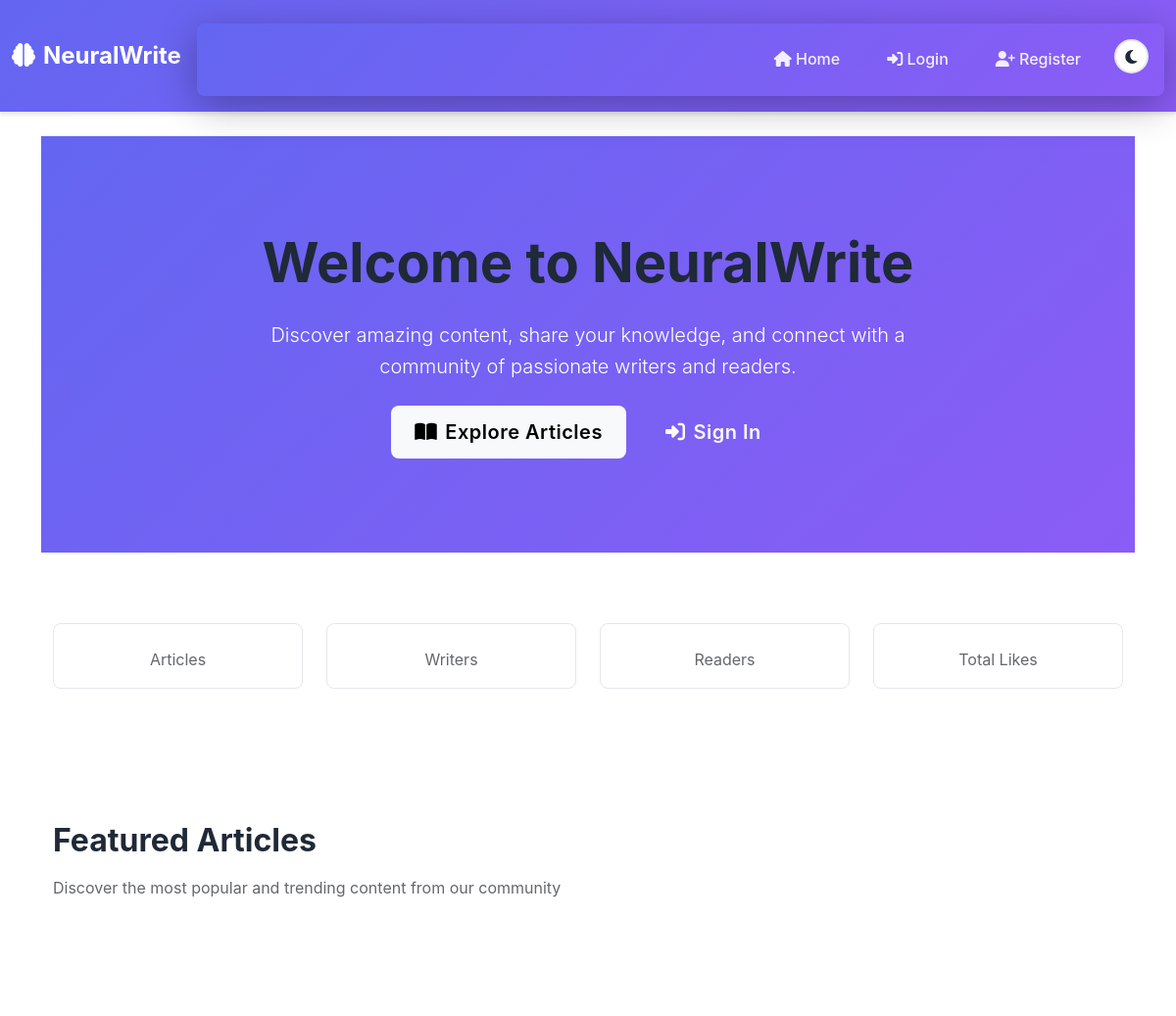
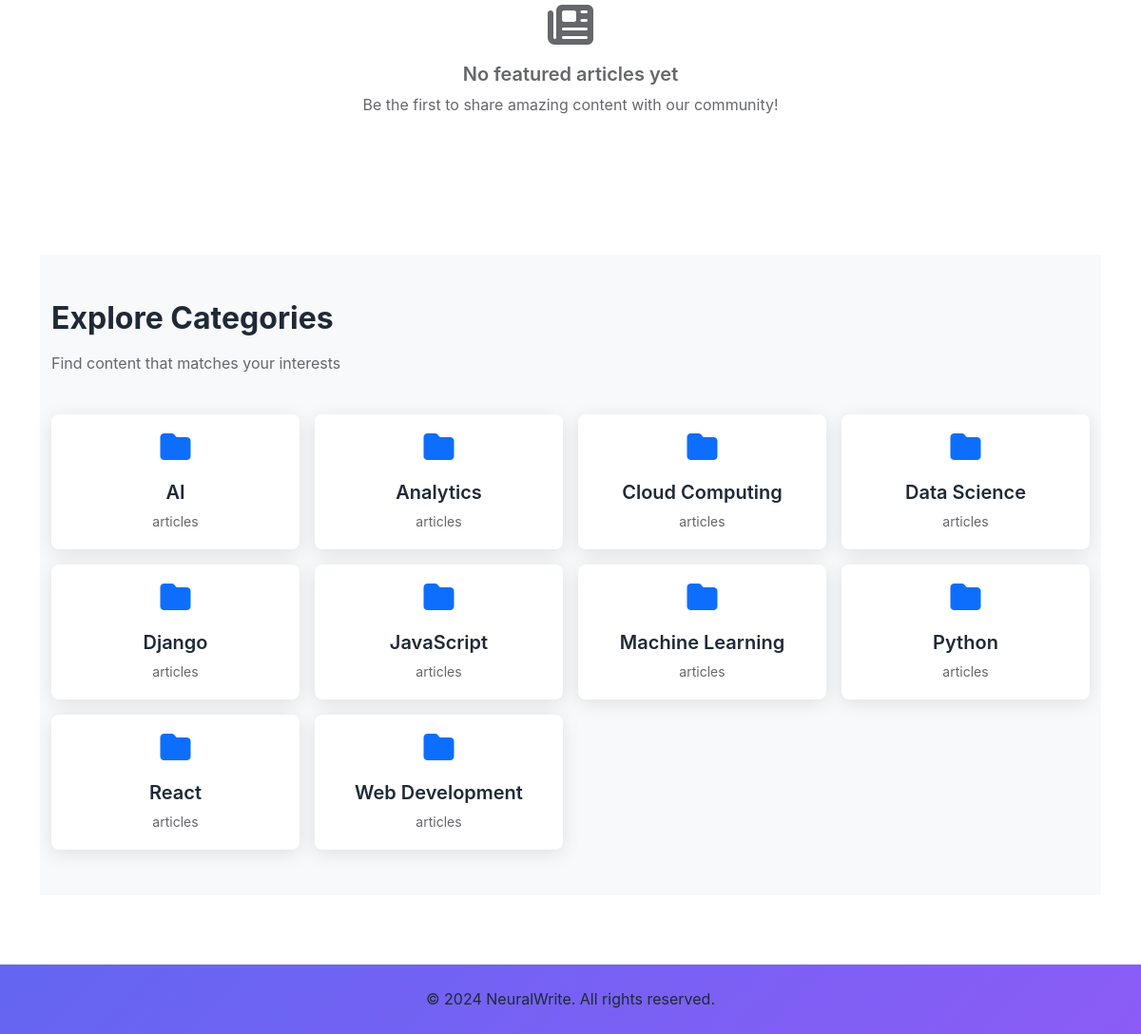
The page / on the database its author committed (2 pictures, top to bottom).
### articles/models.py (models this page shows, shortened)
class Category(models.Model):
    name = models.CharField(max_length=100, unique=True)
    slug = models.SlugField(max_length=100, unique=True, blank=True)
    description = models.TextField(blank=True)
    color = models.CharField(max_length=7, default='#007bff')  # Hex color
    created_at = models.DateTimeField(auto_now_add=True)
    class Meta:
        verbose_name_plural = "Categories"
        ordering = ['name']

### articles/views.py (the view)
# urls.py: path('', views.HomeView.as_view(), name='home'),
class HomeView(ListView):
    model = Article
    template_name = 'articles/home.html'
    context_object_name = 'articles'
    paginate_by = 10
    def get_queryset(self):
        queryset = Article.objects.filter(status='published').select_related('author', 'category').prefetch_related('tags')
        if not self.request.user.is_authenticated:
            queryset = queryset[:3]
        return queryset
    def get_context_data(self, **kwargs):
        context = super().get_context_data(**kwargs)
        context['featured_articles'] = Article.objects.filter(status='published', is_featured=True)[:3]
        context['trending_articles'] = Article.objects.filter(status='published', is_trending=True)[:5]
        context['categories'] = Category.objects.all()
        return context

### templates/articles/home.html (shortened to what this page needs)
{% extends 'base.html' %}
{% load article_filters %}
{% block content %}
<section class="hero-section text-white text-center py-5 mb-5" style="background: linear-gradient(135deg, var(--primary-color), var(--secondary-color));">
    <div class="container py-5">
        <div class="row justify-content-center">
            <div class="col-lg-8">
                <h1 class="display-4 fw-bold mb-4">Welcome to NeuralWrite</h1>
                <p class="lead mb-4">Discover amazing content, share your knowledge, and connect with a community of passionate writers and readers.</p>
                <div class="d-flex gap-3 justify-content-center flex-wrap">
                    <a href="{% url 'article-list' %}" class="btn btn-light btn-lg px-4">
                        <i class="fas fa-book-open me-2"></i>Explore Articles
                    </a>
                    {% if user.is_authenticated %}
                        <a href="{% url 'article-create' %}" class="btn btn-outline-light btn-lg px-4">
                            <i class="fas fa-pen me-2"></i>Write Article
                        </a>
                    {% else %}
                        <a href="{% url 'login' %}" class="btn btn-outline-light btn-lg px-4">
                            <i class="fas fa-sign-in-alt me-2"></i>Sign In
                        </a>
                    {% endif %}
                </div>
            </div>
        </div>
    </div>
</section>
<section class="stats-section py-4 mb-5">
    <div class="container">
        <div class="row text-center">
            <div class="col-md-3 col-6 mb-3">
                <div class="stat-card">
                    <p class="text-muted mb-0">Articles</p>
                </div>
            </div>
            <div class="col-md-3 col-6 mb-3">
                <div class="stat-card">
                    <p class="text-muted mb-0">Writers</p>
                </div>
            </div>
            <div class="col-md-3 col-6 mb-3">
                <div class="stat-card">
                    <p class="text-muted mb-0">Readers</p>
                </div>
            </div>
            <div class="col-md-3 col-6 mb-3">
                <div class="stat-card">
                    <p class="text-muted mb-0">Total Likes</p>
                </div>
            </div>
        </div>
    </div>
</section>
<section class="featured-section py-5">
    <div class="container">
        <div class="row mb-4">
            <div class="col-12">
                <h2 class="fw-bold mb-3">Featured Articles</h2>
                <p class="text-muted">Discover the most popular and trending content from our community</p>
            </div>
        </div>
        <div class="article-grid">
            {% for article in featured_articles %}
            <article class="card article-card h-100">
                {% if article.featured_image %}
                <div class="overflow-hidden" style="height: 200px;">
                    <img src="{{ article.featured_image.url }}" class="card-img-top w-100 h-100 object-fit-cover" alt="{{ article.title }}">
                </div>
                {% endif %}
                <div class="card-body d-flex flex-column">
                    <div class="mb-2">
                        <span class="badge bg-primary me-2">{{ article.category.name }}</span>
                        {% if article.is_featured %}
                        <span class="badge bg-warning text-dark">
                            <i class="fas fa-star me-1"></i>Featured
                        </span>
                        {% endif %}
                    </div>
                    <h3 class="card-title h5 mb-3">
                        {% if user.is_authenticated %}
                        <a href="{{ article.get_absolute_url }}" class="text-decoration-none article-link">
                            {{ article.title|truncatechars:50 }}
                        </a>
                        {% else %}
                        <a href="#" class="text-decoration-none article-link" onclick="event.preventDefault(); showLoginModal();">
                            {{ article.title|truncatechars:50 }}
                        </a>
                        {% endif %}
                    </h3>
                    <p class="card-text text-muted flex-grow-1">
                        {{ article.excerpt|truncatechars:120 }}
                    </p>
                    <div class="d-flex justify-content-between align-items-center mt-auto">
                        <div class="d-flex align-items-center">
                            <img src="{{ article.author.profile.picture.url|default:'/static/images/default-avatar.png' }}"
                                 class="rounded-circle me-2" width="24" height="24" alt="{{ article.author.username }}">
                            <small class="text-muted">{{ article.author.username }}</small>
                        </div>
                        <div class="d-flex align-items-center gap-3">
                            <small class="text-muted">
                                <i class="fas fa-eye me-1"></i>{{ article.views_count }}
                            </small>
                            <small class="text-muted">
                                <i class="fas fa-heart me-1"></i>{{ article.likes_count }}
                            </small>
                        </div>
                    </div>
                </div>
                <div class="card-footer bg-transparent border-0 pt-0">
                    <small class="text-muted">
                        <i class="fas fa-calendar me-1"></i>{{ article.created_at|date:"M d, Y" }}
                        {% if article.reading_time %}
                        <span class="ms-3"><i class="fas fa-clock me-1"></i>{{ article.reading_time }} min read</span>
                        {% endif %}
                    </small>
                </div>
            </article>
            {% empty %}
            <div class="col-12">
                <div class="text-center py-5">
                    <i class="fas fa-newspaper fa-3x text-muted mb-3"></i>
                    <h4 class="text-muted">No featured articles yet</h4>
                    <p class="text-muted">Be the first to share amazing content with our community!</p>
                </div>
            </div>
            {% endfor %}
        </div>
    </div>
</section>
<section class="categories-section py-5 bg-light">
    <div class="container">
        <div class="row mb-4">
            <div class="col-12">
                <h2 class="fw-bold mb-3">Explore Categories</h2>
                <p class="text-muted">Find content that matches your interests</p>
            </div>
        </div>
        <div class="row g-3">
            {% for category in categories %}
            <div class="col-md-3 col-sm-6">
                <a href="{% url 'category-detail' category.slug %}" class="text-decoration-none">
                    <div class="card category-card h-100 text-center p-3">
                        <div class="category-icon mb-3">
                            <i class="fas fa-folder fa-2x text-primary"></i>
                        </div>
                        <h5 class="card-title mb-2">{{ category.name }}</h5>
                        <p class="card-text text-muted small">
                            {{ category.article_set.count }} articles
                        </p>
                    </div>
                </a>
            </div>
            {% empty %}
            <div class="col-12">
                <p class="text-muted text-center">No categories available yet.</p>
            </div>
            {% endfor %}
        </div>
    </div>
</section>
{% endblock %}

### templates/base.html (style rules this page uses)
:root { --primary-color: #6366f1; --secondary-color: #8b5cf6; --accent-color: #ec4899; --success-color: #10b981; --bg-light: #ffffff; --text-light: #1f2937; --card-light: #ffffff; --border-light: #e5e7eb; --shadow-light: rgba(0, 0, 0, 0.1); --bg-dark: #0f172a; --text-dark: #f1f5f9; --card-dark: #1e293b; --border-dark: #334155; --accent-dark: #334155; --shadow-dark: rgba(0, 0, 0, 0.3); }
* { margin: 0; padding: 0; box-sizing: border-box; }
html, body { background-color: var(--bg-light); color: var(--text-light); transition: all 0.3s ease; min-height: 100vh; font-family: -apple-system, BlinkMacSystemFont, 'Segoe UI', Roboto, 'Inter', sans-serif; font-weight: 400; line-height: 1.6; scroll-behavior: smooth; }
h1 { font-size: clamp(1.5rem, 4vw, 2.5rem); font-weight: 700; }
h2 { font-size: clamp(1.25rem, 3vw, 2rem); font-weight: 600; }
h4 { font-size: clamp(1rem, 2vw, 1.25rem); font-weight: 600; }
p { font-size: clamp(0.9rem, 1.5vw, 1rem); }
.card { border: none; border-radius: 1rem; box-shadow: 0 4px 20px var(--shadow-light); transition: all 0.3s ease; overflow: hidden; background: var(--card-light); }
.btn { border-radius: 0.5rem; font-weight: 600; padding: 0.75rem 1.5rem; transition: all 0.3s ease; border: none; text-transform: none; letter-spacing: 0.025em; }
.article-grid { display: grid; grid-template-columns: repeat(auto-fit, minmax(300px, 1fr)); gap: 2rem; padding: 2rem 0; }
* { transition: background-color 0.2s ease, color 0.2s ease, border-color 0.2s ease; }
.card { background-color: var(--card-light); border: 1px solid var(--border-light); transition: all 0.3s ease; border-radius: 8px; }
h1, h2, h3, h4, h5, h6 { color: var(--text-light); font-weight: 600; }
p, span, div { color: inherit; }
.text-muted { color: #65676b !important; }
.card-title { color: var(--text-light); }
.card-text { color: var(--text-light); }

### templates/articles/home.html (style rules this page uses)
.category-card { transition: all 0.3s ease; border: 2px solid transparent; background: var(--card-light); }
.stat-card { padding: 1rem; border-radius: 0.5rem; background: var(--card-light); border: 1px solid var(--border-light); transition: all 0.3s ease; }

### rows shown on the page
Category: name "AI"
Category: name "Analytics"
Category: name "Cloud Computing"
Category: name "Data Science"
Category: name "Django"
Category: name "JavaScript"
Category: name "Machine Learning"
Category: name "Python"
Category: name "React"
Category: name "Web Development"
